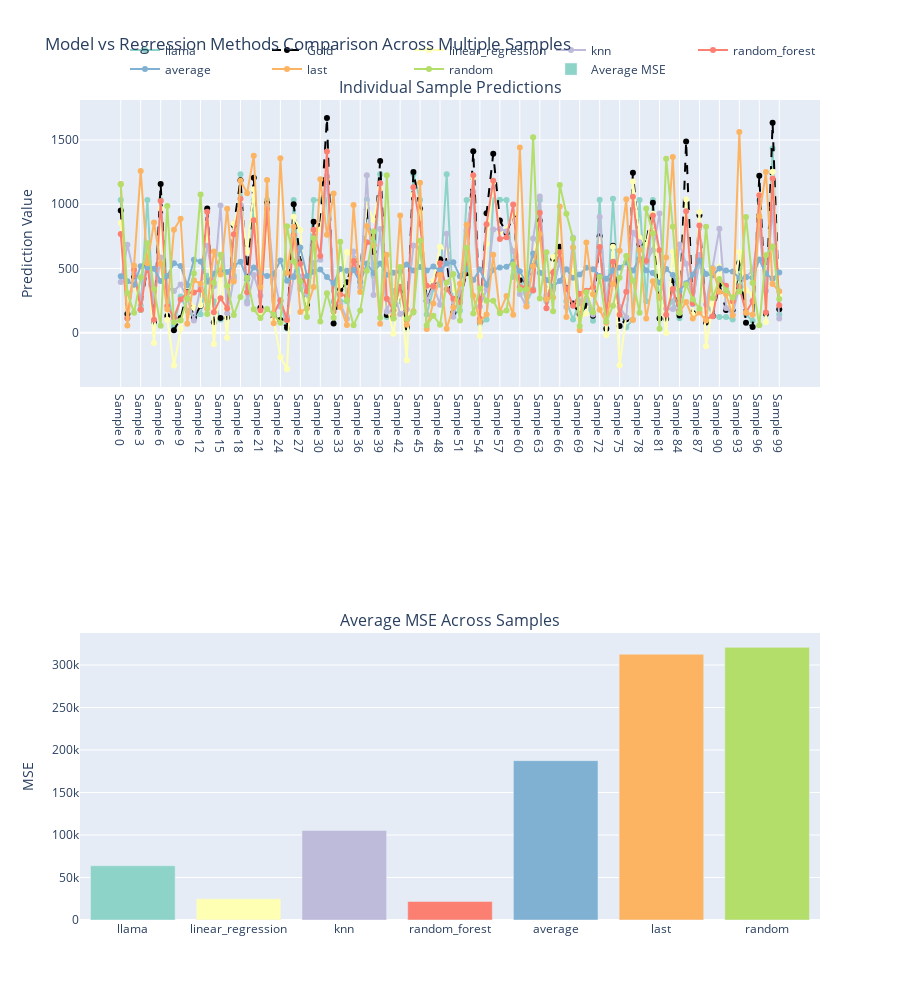

Notebook source saved alongside this figure:
### Code cell
def generate_and_compare_predictions(model, dataset_func, regressors, num_samples=5, seq_len=None):
    """
    Generate model predictions and compare against regression baselines using MSE across multiple prompts
    
    Args:
        model (HookedTransformer): The transformer model
        dataset_func (callable): Function that returns dataset splits
        regressors (list): List of regression functions to compare
        num_samples (int): Number of different prompts to generate and test
        seq_len (int, optional): Length to slice dataset
        
    Returns:
        dict: MSE scores and predictions for each sample
    """
    all_results = []
    
    # Generate multiple samples
    for i in range(num_samples):
        # Get data and predictions using create_comparison_data
        data = create_comparison_data(model, dataset_func, regressors, random_state=i, seq_len=seq_len)
        
        # Get the prompt
        prompt = data['prompt']
        
        # Generate model prediction
        pred_text = model.generate(prompt, max_new_tokens=4, temperature=0)
        # No need to convert to string since generate() returns string directly
        
        # Extract the numeric prediction from the generated text
        try:
            # Clean the prediction text - remove the prompt and keep only the generated part
            # This assumes the model's output follows the prompt
            generated_part = pred_text.replace(prompt, '').strip()
            model_pred = float(generated_part)
        except ValueError:
            print(f"Warning: Could not parse model prediction for sample {i}: {pred_text}")
            model_pred = None
            
        # Get gold value and regression predictions
        sample_results = {
            'sample_id': i,
            'predictions': {
                'llama': model_pred,  # Changed 'model' to 'llama' for clarity
                'gold': data['predictions']['gold'],
            },
            'mse_scores': {}
        }
        
        # Add predictions from all regressors
        for reg_name, pred_value in data['predictions'].items():
            if reg_name != 'gold':
                sample_results['predictions'][reg_name] = pred_value
        
        # Calculate MSE scores for all predictions including the model's
        gold = sample_results['predictions']['gold']
        for method, pred in sample_results['predictions'].items():
            if method != 'gold' and pred is not None:
                sample_results['mse_scores'][method] = (pred - gold) ** 2
                
        all_results.append(sample_results)
    
    # Calculate average MSE across all samples
    avg_mse = {method: [] for method in all_results[0]['mse_scores'].keys()}
    for result in all_results:
        for method, mse in result['mse_scores'].items():
            avg_mse[method].append(mse)
    
    avg_mse = {method: sum(scores)/len(scores) for method, scores in avg_mse.items()}
    
    return {
        'individual_results': all_results,
        'average_mse': avg_mse
    }

def plot_comparison_results(results):
    import plotly.graph_objects as go
    import plotly.express as px
    from plotly.subplots import make_subplots
    
    # Create figure with secondary y-axis
    fig = make_subplots(rows=2, cols=1, 
                       subplot_titles=('Individual Sample Predictions', 'Average MSE Across Samples'),
                       vertical_spacing=0.3)
    
    # Colors for different methods
    methods = list(results['individual_results'][0]['predictions'].keys())
    methods.remove('gold')
    colors = px.colors.qualitative.Set3[:len(methods)]
    color_map = dict(zip(methods, colors))
    
    # Plot individual predictions
    for method in methods:
        x_vals = []
        y_vals = []
        for sample in results['individual_results']:
            x_vals.append(f"Sample {sample['sample_id']}")
            y_vals.append(sample['predictions'][method])
        
        fig.add_trace(
            go.Scatter(
                name=method,
                x=x_vals,
                y=y_vals,
                mode='lines+markers',
                line=dict(color=color_map[method])
            ),
            row=1, col=1
        )
        
        # Add gold values
        if method == methods[0]:  # Only add gold once
            gold_vals = [sample['predictions']['gold'] for sample in results['individual_results']]
            fig.add_trace(
                go.Scatter(
                    name='Gold',
                    x=x_vals,
                    y=gold_vals,
                    mode='lines+markers',
                    line=dict(color='black', dash='dash')
                ),
                row=1, col=1
            )
    
    # Plot average MSE
    fig.add_trace(
        go.Bar(
            name='Average MSE',
            x=list(results['average_mse'].keys()),
            y=list(results['average_mse'].values()),
            marker_color=[color_map[method] for method in results['average_mse'].keys()]
        ),
        row=2, col=1
    )
    
    # Update layout
    fig.update_layout(
        title='Model vs Regression Methods Comparison Across Multiple Samples',
        showlegend=True,
        height=1000,
        legend=dict(
            orientation="h",
            yanchor="bottom",
            y=1.02,
            xanchor="right",
            x=1
        )
    )
    
    # Update y-axes labels
    fig.update_yaxes(title_text="Prediction Value", row=1, col=1)
    fig.update_yaxes(title_text="MSE", row=2, col=1)
    
    return fig

# Run comparison
regressors = [linear_regression, knn_regression, random_forest, 
              baseline_average, baseline_last, baseline_random]

results = generate_and_compare_predictions(
    model=model,
    dataset_func=get_dataset_friedman_2,
    regressors=regressors,
    num_samples=100,
    seq_len=None
)

# Create and display visualization
fig = plot_comparison_results(results)
fig.show()

### Figure 1 — Plotly figure (JSON) as saved in the notebook; plotly's stock layout.template omitted (floating-point values rounded to 4 significant figures)
{"data": [{"line": {"color": "rgb(141,211,199)"}, "mode": "lines+markers", "name": "llama", "type": "scatter", "x": ["Sample 0", "Sample 1", "Sample 2", "Sample 3", "Sample 4", "Sample 5", "Sample 6", "Sample 7", "Sample 8", "Sample 9", "Sample 10", "Sample 11", "Sample 12", "Sample 13", "Sample 14", "Sample 15", "Sample 16", "Sample 17", "Sample 18", "Sample 19", "Sample 20", "Sample 21", "Sample 22", "Sample 23", "Sample 24", "Sample 25", "Sample 26", "Sample 27", "Sample 28", "Sample 29", "Sample 30", "Sample 31", "Sample 32", "Sample 33", "Sample 34", "Sample 35", "Sample 36", "Sample 37", "Sample 38", "Sample 39", "Sample 40", "Sample 41", "Sample 42", "Sample 43", "Sample 44", "Sample 45", "Sample 46", "Sample 47", "Sample 48", "Sample 49", "Sample 50", "Sample 51", "Sample 52", "Sample 53", "Sample 54", "Sample 55", "Sample 56", "Sample 57", "Sample 58", "Sample 59", "Sample 60", "Sample 61", "Sample 62", "Sample 63", "Sample 64", "Sample 65", "Sample 66", "Sample 67", "Sample 68", "Sample 69", "Sample 70", "Sample 71", "Sample 72", "Sample 73", "Sample 74", "Sample 75", "Sample 76", "Sample 77", "Sample 78", "Sample 79", "Sample 80", "Sample 81", "Sample 82", "Sample 83", "Sample 84", "Sample 85", "Sample 86", "Sample 87", "Sample 88", "Sample 89", "Sample 90", "Sample 91", "Sample 92", "Sample 93", "Sample 94", "Sample 95", "Sample 96", "Sample 97", "Sample 98", "Sample 99"], "xaxis": "x", "y": [1033, 114.2, 444.2, 213.6, 1033, 81.35, 1033, 341.2, 54.19, 283.6, 173.2, 123.2, 144.2, 444.9, 246.6, 103.2, 123.2, 444.2, 1233, 246.2, 1033, 143.2, 1033, 155.9, 246.2, 34.19, 1033, 341.2, 246.6, 1033, 1033, 1033, 246.2, 246.2, 246.2, 555.9, 444.9, 1036, 444.9, 1233, 123.9, 206.9, 246.2, 34.59, 1234, 1034, 143.2, 341.9, 373.2, 1234, 143.2, 173.2, 1033, 1033, 69.93, 103.2, 1033, 1035, 1034, 434.9, 444.2, 234.2, 341.9, 1033, 246.2, 341.9, 555.9, 246.2, 104.2, 246.2, 246.2, 93.19, 1035, 34.93, 1043, 173.2, 44.19, 103.3, 1033, 246.2, 1033, 341.2, 173.2, 246.2, 114.2, 1033, 246.9, 555.9, 246.2, 134.2, 123.5, 123.2, 104.2, 555.2, 143.2, 93.35, 1031, 143.2, 1433, 143.2], "yaxis": "y"}, {"line": {"color": "black", "dash": "dash"}, "mode": "lines+markers", "name": "Gold", "type": "scatter", "x": ["Sample 0", "Sample 1", "Sample 2", "Sample 3", "Sample 4", "Sample 5", "Sample 6", "Sample 7", "Sample 8", "Sample 9", "Sample 10", "Sample 11", "Sample 12", "Sample 13", "Sample 14", "Sample 15", "Sample 16", "Sample 17", "Sample 18", "Sample 19", "Sample 20", "Sample 21", "Sample 22", "Sample 23", "Sample 24", "Sample 25", "Sample 26", "Sample 27", "Sample 28", "Sample 29", "Sample 30", "Sample 31", "Sample 32", "Sample 33", "Sample 34", "Sample 35", "Sample 36", "Sample 37", "Sample 38", "Sample 39", "Sample 40", "Sample 41", "Sample 42", "Sample 43", "Sample 44", "Sample 45", "Sample 46", "Sample 47", "Sample 48", "Sample 49", "Sample 50", "Sample 51", "Sample 52", "Sample 53", "Sample 54", "Sample 55", "Sample 56", "Sample 57", "Sample 58", "Sample 59", "Sample 60", "Sample 61", "Sample 62", "Sample 63", "Sample 64", "Sample 65", "Sample 66", "Sample 67", "Sample 68", "Sample 69", "Sample 70", "Sample 71", "Sample 72", "Sample 73", "Sample 74", "Sample 75", "Sample 76", "Sample 77", "Sample 78", "Sample 79", "Sample 80", "Sample 81", "Sample 82", "Sample 83", "Sample 84", "Sample 85", "Sample 86", "Sample 87", "Sample 88", "Sample 89", "Sample 90", "Sample 91", "Sample 92", "Sample 93", "Sample 94", "Sample 95", "Sample 96", "Sample 97", "Sample 98", "Sample 99"], "xaxis": "x", "y": [952.2, 146.8, 434.5, 180.5, 517.0, 88.66, 1158.0, 130.9, 20.57, 115.4, 315.4, 116.7, 210.5, 967.5, 81.76, 114.7, 120.3, 837.3, 1187.0, 422.2, 1207.0, 195.2, 1007.0, 121.9, 99.43, 38.9, 1000.0, 556.0, 217.9, 863.3, 832.0, 1670.0, 72.07, 338.1, 393.6, 574.1, 503.2, 960.3, 629.4, 1337.0, 138.2, 114.5, 323.9, 45.73, 1251.0, 965.3, 248.4, 386.9, 572.5, 559.5, 158.2, 270.5, 462.9, 1413.0, 87.54, 929.9, 1393.0, 873.0, 776.2, 917.2, 410.5, 400.8, 519.0, 871.5, 267.2, 576.9, 670.5, 348.4, 227.8, 144.2, 210.8, 132.2, 751.9, 32.71, 676.5, 52.45, 106.7, 1244.0, 688.6, 696.9, 1011.0, 112.3, 109.7, 408.6, 135.2, 1489.0, 155.3, 915.2, 81.01, 131.9, 378.8, 176.8, 177.7, 542.3, 78.36, 46, 1222.0, 147.9, 1635.0, 184.5], "yaxis": "y"}, {"line": {"color": "rgb(255,255,179)"}, "mode": "lines+markers", "name": "linear_regression", "type": "scatter", "x": ["Sample 0", "Sample 1", "Sample 2", "Sample 3", "Sample 4", "Sample 5", "Sample 6", "Sample 7", "Sample 8", "Sample 9", "Sample 10", "Sample 11", "Sample 12", "Sample 13", "Sample 14", "Sample 15", "Sample 16", "Sample 17", "Sample 18", "Sample 19", "Sample 20", "Sample 21", "Sample 22", "Sample 23", "Sample 24", "Sample 25", "Sample 26", "Sample 27", "Sample 28", "Sample 29", "Sample 30", "Sample 31", "Sample 32", "Sample 33", "Sample 34", "Sample 35", "Sample 36", "Sample 37", "Sample 38", "Sample 39", "Sample 40", "Sample 41", "Sample 42", "Sample 43", "Sample 44", "Sample 45", "Sample 46", "Sample 47", "Sample 48", "Sample 49", "Sample 50", "Sample 51", "Sample 52", "Sample 53", "Sample 54", "Sample 55", "Sample 56", "Sample 57", "Sample 58", "Sample 59", "Sample 60", "Sample 61", "Sample 62", "Sample 63", "Sample 64", "Sample 65", "Sample 66", "Sample 67", "Sample 68", "Sample 69", "Sample 70", "Sample 71", "Sample 72", "Sample 73", "Sample 74", "Sample 75", "Sample 76", "Sample 77", "Sample 78", "Sample 79", "Sample 80", "Sample 81", "Sample 82", "Sample 83", "Sample 84", "Sample 85", "Sample 86", "Sample 87", "Sample 88", "Sample 89", "Sample 90", "Sample 91", "Sample 92", "Sample 93", "Sample 94", "Sample 95", "Sample 96", "Sample 97", "Sample 98", "Sample 99"], "xaxis": "x", "y": [854.9, 195.4, 395.6, 178.7, 574.6, -79.39, 965.6, 102.7, -253.6, 32.95, 295.8, 195.2, 214.0, 852.6, -86.88, 489.9, -38.41, 849.5, 1017.0, 626.7, 1116.0, 145.1, 903.5, 104.4, -187.6, -280.4, 902.9, 799.9, 166.0, 792.7, 804.3, 1197.0, 153.0, 369.7, 629.7, 572.9, 472.8, 1000.0, 875.6, 1120.0, 219.3, -6.132, 362.7, -213.0, 1074.0, 935.6, 361.1, 407.4, 669.2, 642.1, 333.8, 330.0, 587.5, 1208.0, -24.72, 693.9, 1171.0, 784.7, 803.8, 925.6, 451.1, 434.9, 574.7, 843.9, 269.2, 592.2, 606.3, 400.0, 475.1, 109.8, 151.3, 365.9, 728.9, -16.83, 670.4, -252.5, 133.7, 1177.0, 740.4, 685.6, 925.6, 390.5, 0.2032, 631.3, 224.9, 1037.0, 143.2, 940.2, -104.2, 224.3, 516.1, 277.5, 195.8, 629.1, 332.3, 297.9, 1072.0, 83.68, 1253.0, 293.3], "yaxis": "y"}, {"line": {"color": "rgb(190,186,218)"}, "mode": "lines+markers", "name": "knn", "type": "scatter", "x": ["Sample 0", "Sample 1", "Sample 2", "Sample 3", "Sample 4", "Sample 5", "Sample 6", "Sample 7", "Sample 8", "Sample 9", "Sample 10", "Sample 11", "Sample 12", "Sample 13", "Sample 14", "Sample 15", "Sample 16", "Sample 17", "Sample 18", "Sample 19", "Sample 20", "Sample 21", "Sample 22", "Sample 23", "Sample 24", "Sample 25", "Sample 26", "Sample 27", "Sample 28", "Sample 29", "Sample 30", "Sample 31", "Sample 32", "Sample 33", "Sample 34", "Sample 35", "Sample 36", "Sample 37", "Sample 38", "Sample 39", "Sample 40", "Sample 41", "Sample 42", "Sample 43", "Sample 44", "Sample 45", "Sample 46", "Sample 47", "Sample 48", "Sample 49", "Sample 50", "Sample 51", "Sample 52", "Sample 53", "Sample 54", "Sample 55", "Sample 56", "Sample 57", "Sample 58", "Sample 59", "Sample 60", "Sample 61", "Sample 62", "Sample 63", "Sample 64", "Sample 65", "Sample 66", "Sample 67", "Sample 68", "Sample 69", "Sample 70", "Sample 71", "Sample 72", "Sample 73", "Sample 74", "Sample 75", "Sample 76", "Sample 77", "Sample 78", "Sample 79", "Sample 80", "Sample 81", "Sample 82", "Sample 83", "Sample 84", "Sample 85", "Sample 86", "Sample 87", "Sample 88", "Sample 89", "Sample 90", "Sample 91", "Sample 92", "Sample 93", "Sample 94", "Sample 95", "Sample 96", "Sample 97", "Sample 98", "Sample 99"], "xaxis": "x", "y": [395.1, 684.6, 459.0, 264.5, 567.6, 245.3, 586.0, 350.0, 325.5, 375.9, 271.7, 96.86, 357.0, 678.2, 365.3, 989.9, 152.9, 423.7, 996.5, 229.0, 450.6, 288.2, 994.0, 441, 205.5, 126.4, 442.7, 435.6, 299.7, 544.1, 568.3, 1219.0, 392.6, 224.2, 109.7, 633.2, 357.2, 1226.0, 295.1, 808.7, 164.3, 324.6, 146.8, 183.3, 680.2, 658.3, 243.7, 366.9, 219.1, 770.3, 125.4, 311.4, 795.1, 1096.0, 204.7, 337.5, 804.6, 807.1, 790.2, 635.7, 301.5, 206.6, 734.6, 1060.0, 291.8, 340.3, 572.5, 201.8, 739.9, 228.5, 266.1, 142.8, 901.7, 257.6, 481.2, 200.4, 122.2, 779.2, 704.6, 550.0, 642.2, 928.8, 186.7, 186.2, 687.5, 537.9, 221.8, 604.8, 220.8, 504.1, 810.4, 194.2, 144.4, 364.3, 433.8, 486.3, 806.2, 326.9, 975.0, 111.2], "yaxis": "y"}, {"line": {"color": "rgb(251,128,114)"}, "mode": "lines+markers", "name": "random_forest", "type": "scatter", "x": ["Sample 0", "Sample 1", "Sample 2", "Sample 3", "Sample 4", "Sample 5", "Sample 6", "Sample 7", "Sample 8", "Sample 9", "Sample 10", "Sample 11", "Sample 12", "Sample 13", "Sample 14", "Sample 15", "Sample 16", "Sample 17", "Sample 18", "Sample 19", "Sample 20", "Sample 21", "Sample 22", "Sample 23", "Sample 24", "Sample 25", "Sample 26", "Sample 27", "Sample 28", "Sample 29", "Sample 30", "Sample 31", "Sample 32", "Sample 33", "Sample 34", "Sample 35", "Sample 36", "Sample 37", "Sample 38", "Sample 39", "Sample 40", "Sample 41", "Sample 42", "Sample 43", "Sample 44", "Sample 45", "Sample 46", "Sample 47", "Sample 48", "Sample 49", "Sample 50", "Sample 51", "Sample 52", "Sample 53", "Sample 54", "Sample 55", "Sample 56", "Sample 57", "Sample 58", "Sample 59", "Sample 60", "Sample 61", "Sample 62", "Sample 63", "Sample 64", "Sample 65", "Sample 66", "Sample 67", "Sample 68", "Sample 69", "Sample 70", "Sample 71", "Sample 72", "Sample 73", "Sample 74", "Sample 75", "Sample 76", "Sample 77", "Sample 78", "Sample 79", "Sample 80", "Sample 81", "Sample 82", "Sample 83", "Sample 84", "Sample 85", "Sample 86", "Sample 87", "Sample 88", "Sample 89", "Sample 90", "Sample 91", "Sample 92", "Sample 93", "Sample 94", "Sample 95", "Sample 96", "Sample 97", "Sample 98", "Sample 99"], "xaxis": "x", "y": [769.4, 113.3, 490.0, 181.0, 540.3, 102.3, 1025.0, 208.8, 118.4, 259.0, 312.8, 314.0, 335.7, 942.4, 159.3, 270.0, 189.0, 767.2, 1042.0, 315.5, 876.4, 175.6, 963.5, 143.3, 254.2, 99.7, 759.9, 537.7, 325.4, 802.7, 598.1, 1411.0, 166.8, 297.5, 287.0, 559.8, 398.7, 705.0, 680.5, 1164.0, 264.3, 176.0, 358.2, 99.72, 1133.0, 847.1, 365.6, 360.4, 542.0, 338.5, 265.5, 238.7, 498.7, 1226.0, 110.1, 845.6, 1183.0, 730.4, 743.2, 998.2, 354.4, 362.2, 329.1, 933.4, 191.5, 469.0, 626.9, 340.6, 211.5, 305.0, 328.2, 355.2, 667.1, 151.2, 552.2, 140.1, 320.3, 1059.0, 569.2, 561.0, 913.1, 642.2, 141.2, 340.3, 168.4, 945.5, 230.6, 835.5, 106.8, 129.1, 409.9, 366.5, 246.7, 359.3, 157.2, 248.0, 1069.0, 157.5, 1201.0, 214.0], "yaxis": "y"}, {"line": {"color": "rgb(128,177,211)"}, "mode": "lines+markers", "name": "average", "type": "scatter", "x": ["Sample 0", "Sample 1", "Sample 2", "Sample 3", "Sample 4", "Sample 5", "Sample 6", "Sample 7", "Sample 8", "Sample 9", "Sample 10", "Sample 11", "Sample 12", "Sample 13", "Sample 14", "Sample 15", "Sample 16", "Sample 17", "Sample 18", "Sample 19", "Sample 20", "Sample 21", "Sample 22", "Sample 23", "Sample 24", "Sample 25", "Sample 26", "Sample 27", "Sample 28", "Sample 29", "Sample 30", "Sample 31", "Sample 32", "Sample 33", "Sample 34", "Sample 35", "Sample 36", "Sample 37", "Sample 38", "Sample 39", "Sample 40", "Sample 41", "Sample 42", "Sample 43", "Sample 44", "Sample 45", "Sample 46", "Sample 47", "Sample 48", "Sample 49", "Sample 50", "Sample 51", "Sample 52", "Sample 53", "Sample 54", "Sample 55", "Sample 56", "Sample 57", "Sample 58", "Sample 59", "Sample 60", "Sample 61", "Sample 62", "Sample 63", "Sample 64", "Sample 65", "Sample 66", "Sample 67", "Sample 68", "Sample 69", "Sample 70", "Sample 71", "Sample 72", "Sample 73", "Sample 74", "Sample 75", "Sample 76", "Sample 77", "Sample 78", "Sample 79", "Sample 80", "Sample 81", "Sample 82", "Sample 83", "Sample 84", "Sample 85", "Sample 86", "Sample 87", "Sample 88", "Sample 89", "Sample 90", "Sample 91", "Sample 92", "Sample 93", "Sample 94", "Sample 95", "Sample 96", "Sample 97", "Sample 98", "Sample 99"], "xaxis": "x", "y": [440.9, 401.7, 374.0, 517.8, 507.5, 498.5, 403.0, 443.0, 541.9, 520.0, 369.8, 568.5, 554.9, 400.2, 459.0, 480.3, 472.5, 522.6, 553.2, 419.6, 508.7, 468.3, 441.8, 460.4, 562.3, 404.7, 433.9, 664.4, 441.8, 473.5, 492.4, 433.5, 384.9, 496.7, 483.6, 488.1, 393.1, 539.0, 465.3, 538.9, 451.2, 467.5, 475.4, 531.4, 484.0, 512.0, 484.8, 515.8, 484.6, 539.6, 548.6, 439.4, 496.4, 410.2, 492.3, 374.3, 491.4, 507.7, 514.6, 552.9, 478.2, 386.7, 618.1, 468.1, 411.7, 360.8, 404.2, 494.1, 427.8, 454.7, 506.4, 494.5, 442.8, 421.1, 484.0, 505.5, 547.1, 484.4, 575.7, 486.7, 464.6, 390.3, 496.0, 449.2, 325.4, 386.7, 453.5, 562.0, 457.3, 447.6, 501.4, 484.2, 477.7, 425.6, 432.3, 428.5, 570.0, 461.3, 421.4, 468.6], "yaxis": "y"}, {"line": {"color": "rgb(253,180,98)"}, "mode": "lines+markers", "name": "last", "type": "scatter", "x": ["Sample 0", "Sample 1", "Sample 2", "Sample 3", "Sample 4", "Sample 5", "Sample 6", "Sample 7", "Sample 8", "Sample 9", "Sample 10", "Sample 11", "Sample 12", "Sample 13", "Sample 14", "Sample 15", "Sample 16", "Sample 17", "Sample 18", "Sample 19", "Sample 20", "Sample 21", "Sample 22", "Sample 23", "Sample 24", "Sample 25", "Sample 26", "Sample 27", "Sample 28", "Sample 29", "Sample 30", "Sample 31", "Sample 32", "Sample 33", "Sample 34", "Sample 35", "Sample 36", "Sample 37", "Sample 38", "Sample 39", "Sample 40", "Sample 41", "Sample 42", "Sample 43", "Sample 44", "Sample 45", "Sample 46", "Sample 47", "Sample 48", "Sample 49", "Sample 50", "Sample 51", "Sample 52", "Sample 53", "Sample 54", "Sample 55", "Sample 56", "Sample 57", "Sample 58", "Sample 59", "Sample 60", "Sample 61", "Sample 62", "Sample 63", "Sample 64", "Sample 65", "Sample 66", "Sample 67", "Sample 68", "Sample 69", "Sample 70", "Sample 71", "Sample 72", "Sample 73", "Sample 74", "Sample 75", "Sample 76", "Sample 77", "Sample 78", "Sample 79", "Sample 80", "Sample 81", "Sample 82", "Sample 83", "Sample 84", "Sample 85", "Sample 86", "Sample 87", "Sample 88", "Sample 89", "Sample 90", "Sample 91", "Sample 92", "Sample 93", "Sample 94", "Sample 95", "Sample 96", "Sample 97", "Sample 98", "Sample 99"], "xaxis": "x", "y": [1157.0, 56.95, 523.0, 1259.0, 540.6, 858.1, 536.6, 182.8, 802.6, 887.1, 70.31, 408.3, 381.4, 187.3, 633.5, 454, 964.9, 398.7, 1182.0, 1087.0, 1378.0, 356.2, 1189.0, 73.95, 1359.0, 465.7, 825.5, 161.5, 192.1, 355.9, 1195.0, 762.8, 1083.0, 200.5, 61.77, 994.1, 318.2, 831.2, 678.6, 70.01, 608.1, 138.3, 912.1, 63.74, 167.3, 1168.0, 29.55, 229.1, 450.7, 31.54, 199.5, 381.8, 840.6, 288.0, 86.27, 143.3, 607.0, 165.5, 287.4, 140.4, 1442.0, 204.3, 518.6, 769.0, 260.9, 275.1, 983.0, 122.9, 664.1, 20.69, 702.5, 300.4, 179.2, 79.11, 380.7, 637.9, 1039.0, 100.4, 643.8, 112.1, 400.7, 269.0, 587.0, 1368.0, 160.5, 240.2, 111.8, 157.5, 95.41, 495.9, 319.2, 301.6, 134.9, 1563.0, 159.2, 140.3, 907.5, 1251.0, 379.0, 322.7], "yaxis": "y"}, {"line": {"color": "rgb(179,222,105)"}, "mode": "lines+markers", "name": "random", "type": "scatter", "x": ["Sample 0", "Sample 1", "Sample 2", "Sample 3", "Sample 4", "Sample 5", "Sample 6", "Sample 7", "Sample 8", "Sample 9", "Sample 10", "Sample 11", "Sample 12", "Sample 13", "Sample 14", "Sample 15", "Sample 16", "Sample 17", "Sample 18", "Sample 19", "Sample 20", "Sample 21", "Sample 22", "Sample 23", "Sample 24", "Sample 25", "Sample 26", "Sample 27", "Sample 28", "Sample 29", "Sample 30", "Sample 31", "Sample 32", "Sample 33", "Sample 34", "Sample 35", "Sample 36", "Sample 37", "Sample 38", "Sample 39", "Sample 40", "Sample 41", "Sample 42", "Sample 43", "Sample 44", "Sample 45", "Sample 46", "Sample 47", "Sample 48", "Sample 49", "Sample 50", "Sample 51", "Sample 52", "Sample 53", "Sample 54", "Sample 55", "Sample 56", "Sample 57", "Sample 58", "Sample 59", "Sample 60", "Sample 61", "Sample 62", "Sample 63", "Sample 64", "Sample 65", "Sample 66", "Sample 67", "Sample 68", "Sample 69", "Sample 70", "Sample 71", "Sample 72", "Sample 73", "Sample 74", "Sample 75", "Sample 76", "Sample 77", "Sample 78", "Sample 79", "Sample 80", "Sample 81", "Sample 82", "Sample 83", "Sample 84", "Sample 85", "Sample 86", "Sample 87", "Sample 88", "Sample 89", "Sample 90", "Sample 91", "Sample 92", "Sample 93", "Sample 94", "Sample 95", "Sample 96", "Sample 97", "Sample 98", "Sample 99"], "xaxis": "x", "y": [1156.0, 310.2, 156.9, 432.5, 696.0, 341.0, 54.42, 987.2, 82, 96.23, 265.3, 461.3, 1077.0, 146.2, 389.0, 607.3, 364.3, 138.3, 278.8, 428.9, 183.8, 115.6, 184.6, 141.4, 77.68, 829.5, 554.1, 400.0, 123.2, 736.4, 88.71, 307.9, 117.9, 707.8, 254.9, 58.81, 173.0, 483.0, 788.1, 118.0, 1225.0, 111.7, 511.9, 110.1, 157.7, 715.4, 58.33, 132.8, 63.21, 391.9, 457.8, 95.64, 662.4, 151.1, 347.5, 248.7, 248.9, 152.2, 174.1, 530.9, 337.1, 339.2, 1522.0, 266.8, 627.8, 167.9, 1149.0, 926.7, 732.6, 52.73, 316.4, 159.2, 434.5, 87.77, 210.4, 428.4, 598.2, 407.9, 156.6, 966.3, 775.1, 31.49, 1354, 825.3, 155.0, 376.0, 261.5, 187.9, 824.9, 270.9, 419.1, 331.1, 275.9, 321.1, 902.0, 388.2, 59.2, 604.4, 672.4, 262.3], "yaxis": "y"}, {"marker": {"color": ["rgb(141,211,199)", "rgb(255,255,179)", "rgb(190,186,218)", "rgb(251,128,114)", "rgb(128,177,211)", "rgb(253,180,98)", "rgb(179,222,105)"]}, "name": "Average MSE", "type": "bar", "x": ["llama", "linear_regression", "knn", "random_forest", "average", "last", "random"], "xaxis": "x2", "y": [63820.0, 24900.0, 105300.0, 21800.0, 187500.0, 312700.0, 320800.0], "yaxis": "y2"}], "layout": {"annotations": [{"font": {"size": 16}, "showarrow": false, "text": "Individual Sample Predictions", "x": 0.5, "xanchor": "center", "xref": "paper", "y": 1.0, "yanchor": "bottom", "yref": "paper"}, {"font": {"size": 16}, "showarrow": false, "text": "Average MSE Across Samples", "x": 0.5, "xanchor": "center", "xref": "paper", "y": 0.35, "yanchor": "bottom", "yref": "paper"}], "height": 1000, "legend": {"orientation": "h", "x": 1, "xanchor": "right", "y": 1.02, "yanchor": "bottom"}, "showlegend": true, "title": {"text": "Model vs Regression Methods Comparison Across Multiple Samples"}, "xaxis": {"anchor": "y", "domain": [0, 1]}, "xaxis2": {"anchor": "y2", "domain": [0, 1]}, "yaxis": {"anchor": "x", "domain": [0.65, 1.0], "title": {"text": "Prediction Value"}}, "yaxis2": {"anchor": "x2", "domain": [0, 0.35], "title": {"text": "MSE"}}}}
